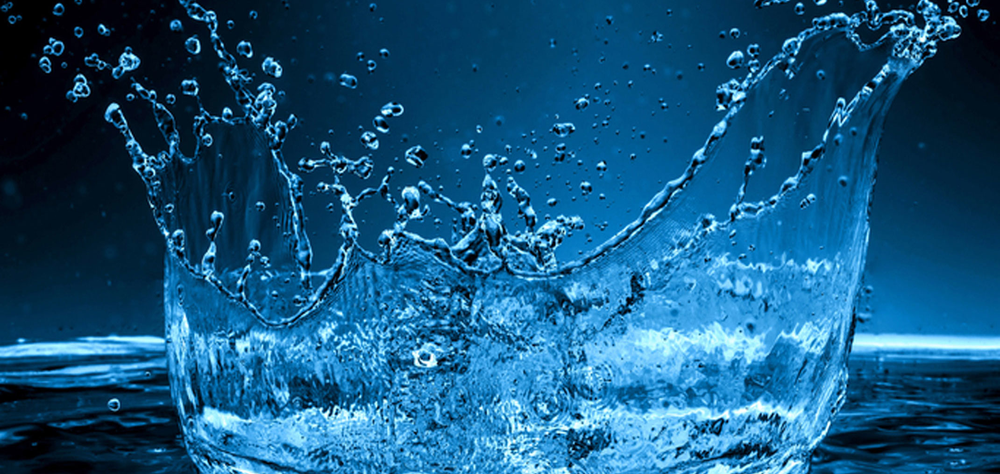
#> input picture rsc/agua.png, 1000 x 474 px, shrunk from 1900 x 900 before the run
$ python questao-3-a.py
#> lines starting #> are read from the running program, lines starting #| are printed output that depends on the picture
import sys
import cv2 as cv
import numpy as np
from matplotlib import pyplot as plt

caminho_imagem_1 = 'rsc/agua.png'
caminho_imagem_2 = 'rsc/fogo.png'

if len(sys.argv) >= 2:
    caminho_imagem_1 = sys.argv[1]
if len(sys.argv) >= 3:
    caminho_imagem_2 = sys.argv[2]

img_1 = cv.imread(caminho_imagem_1, 0)
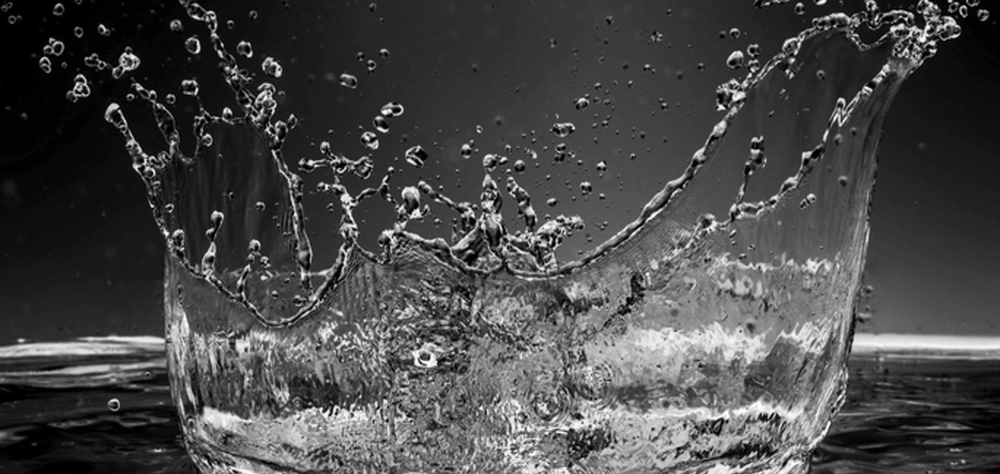
#> img_1: shape (474, 1000); min 0, max 254, mean 72.2
img_2 = cv.imread(caminho_imagem_2, 0)
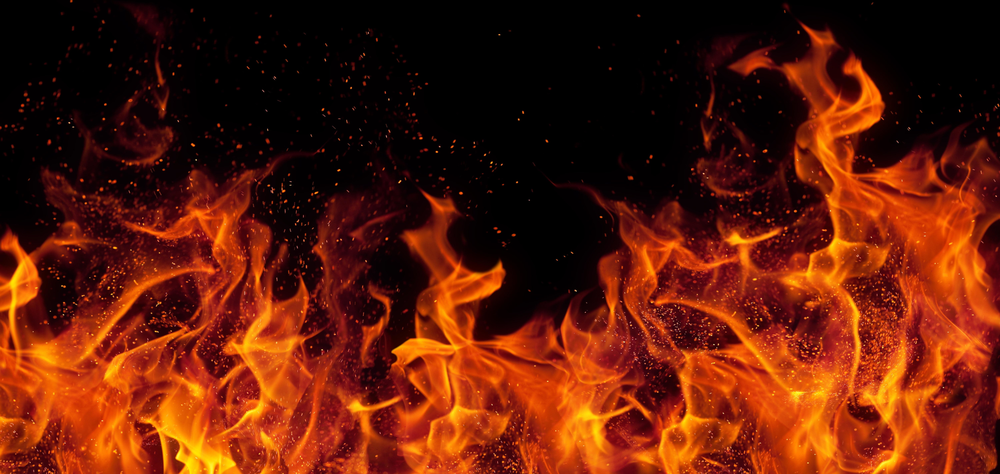
#> input picture rsc/fogo.png, 1000 x 474 px, shrunk from 1900 x 900 before the run
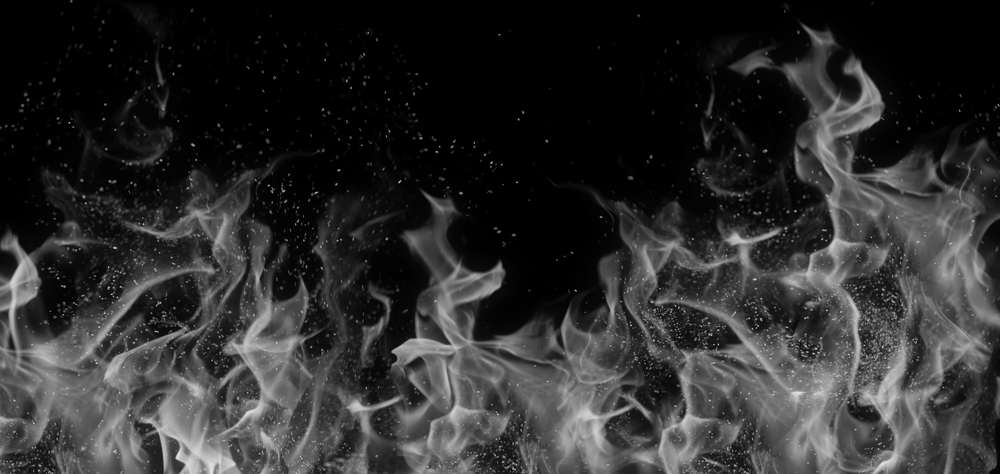
#> img_2: shape (474, 1000); min 0, max 228, mean 45.4

f_1 = np.fft.fft2(img_1)
fshift_1 = np.fft.fftshift(f_1)
fase_1 = np.angle(fshift_1)
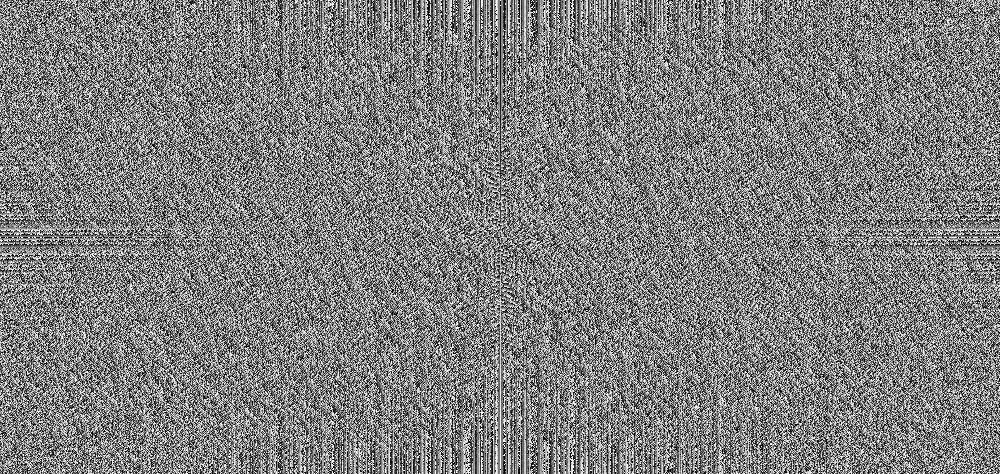
#> fase_1: shape (474, 1000) float64; min -3.14, max 3.14, mean 1.33e-05; drawn with min black and max white
amplitude_1 = 20*np.log(np.abs(fshift_1))

f_2 = np.fft.fft2(img_2)
fshift_2 = np.fft.fftshift(f_2)
fase_2 = np.angle(fshift_2)
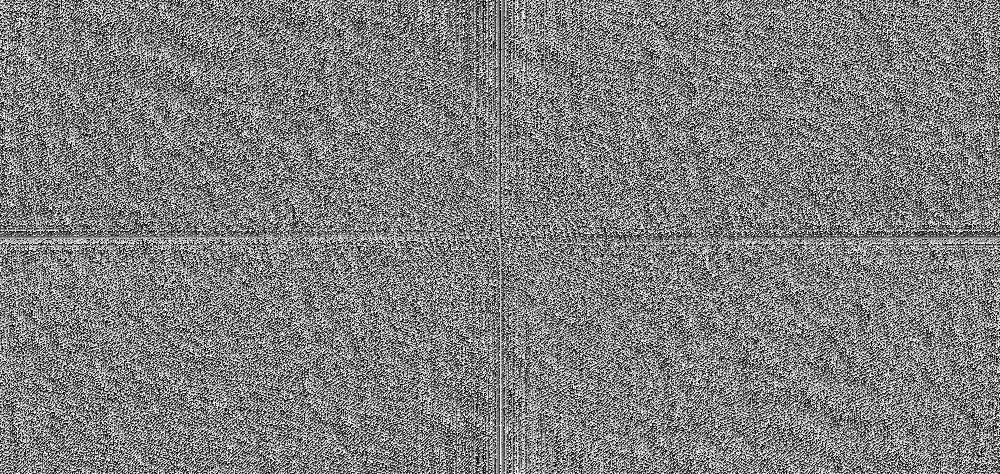
#> fase_2: shape (474, 1000) float64; min -3.14, max 3.14, mean 6.63e-06; drawn with min black and max white
amplitude_2 = 20*np.log(np.abs(fshift_2))
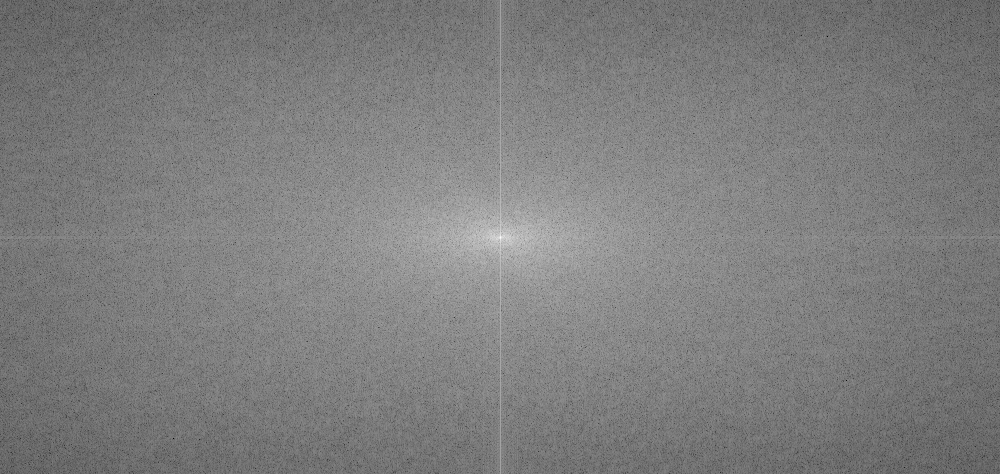
#> amplitude_2: shape (474, 1000) float64; min -8.28, max 337.7, mean 162.5; drawn with min black and max white

misto_1 = np.multiply(amplitude_2, np.exp(1j*fase_1))
img_mista_1 = np.real(np.fft.ifft2(misto_1))
img_mista_1 = np.abs(img_mista_1)

misto_2 = np.multiply(amplitude_1, np.exp(1j*fase_2))
img_mista_2 = np.real(np.fft.ifft2(misto_2))
img_mista_2 = np.abs(img_mista_2)
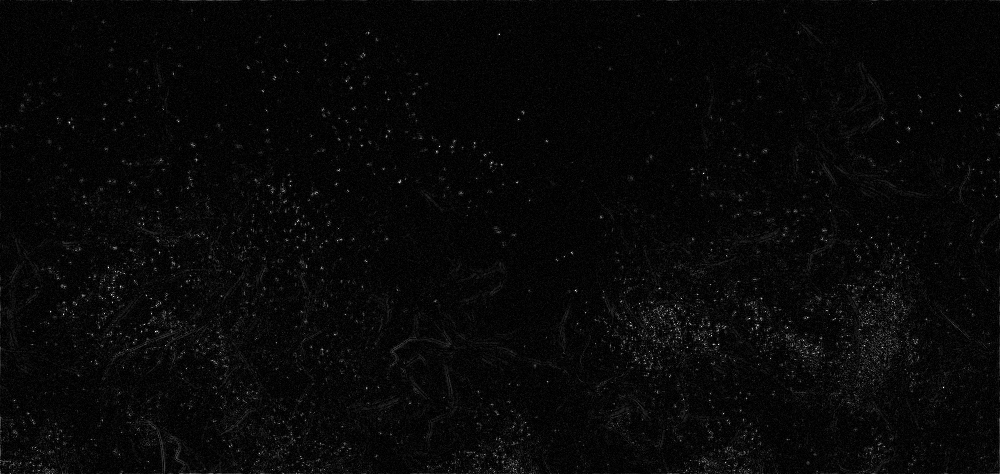
#> img_mista_2: shape (474, 1000) float64; min 1.59e-07, max 4.56, mean 0.147; drawn with min black and max white

plt.imshow(img_mista_1, cmap='gray')
plt.show()

plt.imshow(img_mista_2, cmap='gray')
plt.show()
